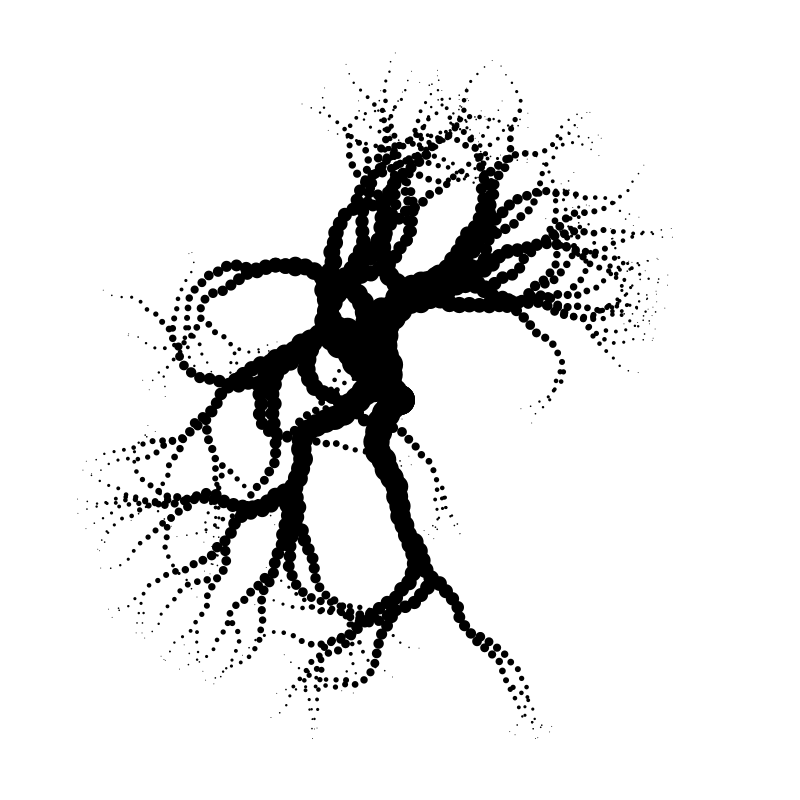
Frame 1 (no input)
Frame 60 (the mouse pressed at the canvas centre just before this capture): identical to frame 1, image omitted
Frame 120 (the mouse held since frame 60 and released just before this capture): identical to frame 1, image omitted

The Processing sketch that drew this single still picture (run headless with seeded random() and noise(); from frame 60 on, the mouse is pressed at the canvas centre):

// Processing sketch: s037_recursive_circle
// ── s037_recursive_circle.pde
// how many generations of circles we want
int maxGenerations = 40;

// function that draws a dot, and requests another dot, maybe two.
// we pass a current position, a direction (angle), and the "age".
void recursiveCircle(float x, float y, float angle, float generation) {
  // calculate the dot size based on the generation.
  // newer generations are smaller.
  float sz = map(generation, 0, maxGenerations, 30, 1);
  ellipse(x, y, sz, sz);
  
  // if we don't have enough generations, keep going
  if(generation < maxGenerations) {
    // the branch turns a bit randomly
    float newAngle = angle + random(-0.5, 0.5);
    // the step is always the same size (10)
    float newX = x + 10 * cos(newAngle);
    float newY = y + 10 * sin(newAngle);
    recursiveCircle(newX, newY, newAngle, generation + 1);

    // 10% chance of starting a new branch
    if(random(100) < 10) {
      // the new branch has a more random direction
      newAngle = angle + random(-1, 1);
      newX = x + 10 * cos(newAngle);
      newY = y + 10 * sin(newAngle);
      recursiveCircle(newX, newY, newAngle, generation + 1);      
    }
  }
}

void setup() {
  size(800, 800);  
  background(255);
  fill(0);
  noStroke();
  rectMode(CENTER);

  // we start with 4 branches
  recursiveCircle(width/2, height/2, random(TWO_PI), 0);
  recursiveCircle(width/2, height/2, random(TWO_PI), 0);
  recursiveCircle(width/2, height/2, random(TWO_PI), 0);
  recursiveCircle(width/2, height/2, random(TWO_PI), 0);
}

void draw() {
}

void keyPressed() {
  if (key == 's') {
    save(System.currentTimeMillis() + ".png");
  }
}
